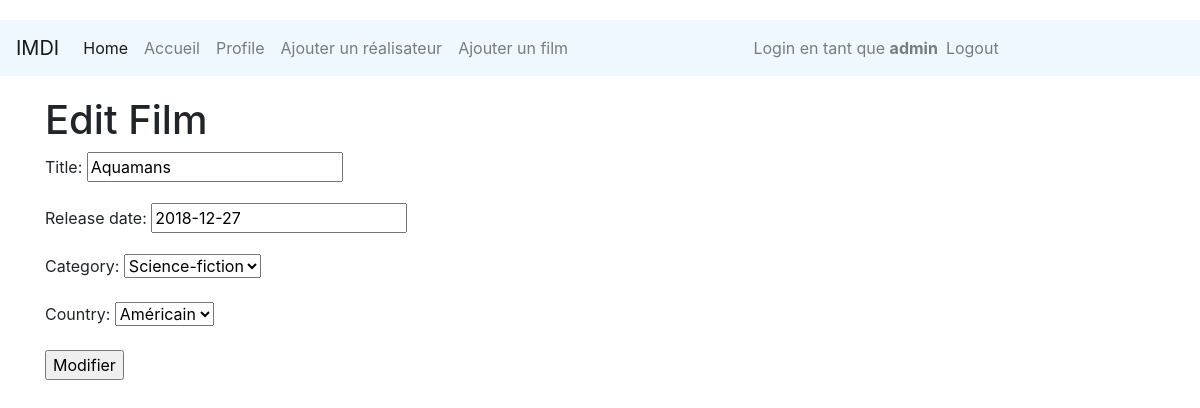
/film_app/editFilm/1 (signed in), run on the app's committed database.
### film_app/models.py (models this page shows, shortened)
class Film(models.Model):
    title = models.CharField(max_length=100)
    release_date = models.DateField(default=datetime.now)
    category = models.ForeignKey(Category, on_delete=models.CASCADE)
    country = models.ForeignKey(Country, on_delete=models.CASCADE)

### film_app/views.py (the view)
# urls.py: path('editFilm/<int:film_id>', views.editFilm, name='editFilm'),
def editFilm(request, film_id):
    film = Film.objects.get(id=film_id)
    if request.method == 'POST':
        film.title = request.POST.get('title')
        film.release_date = request.POST.get('release_date')
        categoryId = request.POST.get('category')
        countryId = request.POST.get('country')
        film.category = Category.objects.get(id=categoryId)
        film.country = Country.objects.get(id=countryId)
        film.save()
        response = "Film modifié"
        return redirect('/film_app/homepage/')
    else:
        response = "Veuillez modifier le film"
    film_data = {
        'title': film.title,
        'release_date': film.release_date,
        'category': film.category,
        'country' : film.country
    }
    edit_film_form = EditFilmForm(initial=film_data)
    return render(request, 'film/editFilm.html', context={'edit_film_form': edit_film_form})

### film_app/forms.py
class EditFilmForm(forms.ModelForm):
    class Meta:
        model = Film
        fields = '__all__'

### film_app/models.py (called while the page is built)
    def __str__(self):
        return self.name

    def __str__(self):
        return self.name

### film_app/templates/film/editFilm.html (shortened to what this page needs)
<!DOCTYPE html>
<html>
<head>
  {% include "partials/head.html" with title="Edit Film" %}
</head>
<body>
{% include "partials/navbar_homepage.html" %}
<div class="container">
  <h1>Edit Film</h1>
  <form action="" method="POST">
    {{ edit_film_form.as_p }}
    <input type="submit" name="submit" value="Modifier">
  </form>
</div>
</body>
</html>

### film_app/templates/partials/navbar_homepage.html (shortened to what this page needs)
<nav class="navbar navbar-expand-lg navbar-light ">
  <a class="navbar-brand" href="#">IMDI</a>
  <div class="collapse navbar-collapse" id="navbarSupportedContent">
    <ul class="navbar-nav mr-auto">
    {% if request.user.is_authenticated %}
      <li class="nav-item active">
        <a class="nav-link" href="{% url 'film_app:homepage' %}">Home <span class="sr-only">(current)</span></a>
      </li>
      <li class="nav-item">
        <a class="nav-link" href="{% url 'film_app:index'%}">Accueil</a>
      </li>
      <li class="nav-item">
        <a class="nav-link" href="{% url 'account_app:profile' user.id%}">Profile</a>
      </li>
        {% if request.user.is_superuser %}
            <li class="nav-item">
                <a class="nav-link" href="{% url 'film_app:addProducer' %}">Ajouter un réalisateur</a>
            </li>
            <li class="nav-item">
                <a class="nav-link" href="{% url 'film_app:addFilm' %}">Ajouter un film</a>
            </li>
        {% endif %}
    </ul>
    <ul class="navbar-nav mr-auto navbar-right ">
      <li class="nav-item">
          <span class="navbar-text">
                Login en tant que <strong>{{ request.user.username }}</strong>
          </span>
      </li>
       <li class="nav-item">
         <a class="nav-link" href="{% url 'account_app:logout' %}">Logout</a>
      </li>
    </ul>
    {% endif %}
  </div>
</nav>

### film_app/static/css/style.css (style rules this page uses)
body { padding-top: 20px; padding-bottom: 20px; }
.navbar { margin-bottom: 20px; background-color: aliceblue; }

### data on the page
Film: title "Aquamans", release_date "2018-12-27", category "Science-fiction", country "Américain"

### other printed values
{{ request.user.username }} "admin"
